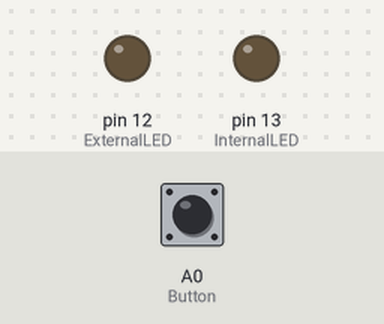
The sketch below on a simulated Arduino Uno, built with avr-gcc and run on an emulated ATmega328P. On the bench: output pins drawn as LEDs (lit = HIGH). Dashed ring = blinking. The inputs (shaded band) are chosen by the test bench; at power-on: A0 (Button) LOW. What the sketch prints to the serial monitor is not drawn.

Above: at 1.2 s.
1.3 s: A0 (Button) pulled HIGH for 0.15 s
At 2.0 s:
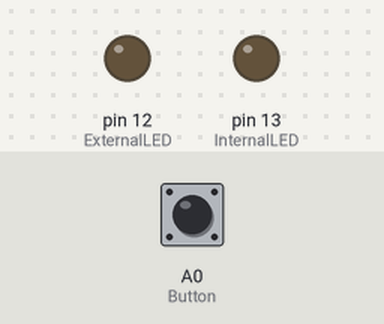
2.9 s: A0 (Button) pulled HIGH for 3.2 s
At 3.11 s:
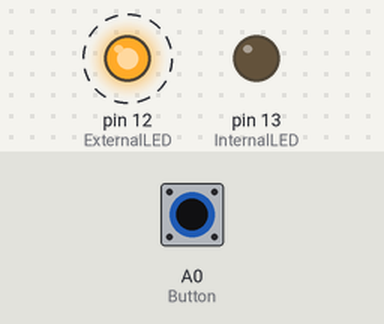
Timing chart, 0 to 7.6 s (numbered marks = the images above; inputs shaded):
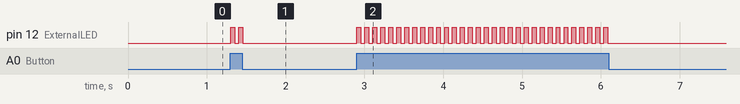

Measured:
- after the input at 1.3 s, pin 12 (ExternalLED): alternates HIGH for 0.05 s and LOW for 0.05 s, 4 changes in all, then stays LOW, starting at once
- after the input at 2.9 s, pin 12 (ExternalLED): alternates HIGH for 0.05 s and LOW for 0.05 s, 64 changes in all, then stays LOW, starting at once

The sketch:

ButtonLight.ino
```cpp
/*
 Blinking Button Light

 By: Lauren Marone
*/

const int InternalLED = 13;
const int ExternalLED = 12;
int Button = A0;

void setup() {
  Serial.begin(9600);
  pinMode(Button, INPUT);
  pinMode(InternalLED, OUTPUT);
  pinMode(ExternalLED, OUTPUT);
}

void loop() {
  int buttonFlash = digitalRead(Button);
  Serial.println(buttonFlash);
  delay(1);

  if(buttonFlash == 1){
    digitalWrite(ExternalLED, HIGH);
    delay(50);
    digitalWrite(ExternalLED, LOW);
    delay(50);
  }
  else{
    digitalWrite(ExternalLED, LOW);
  }


}
```
